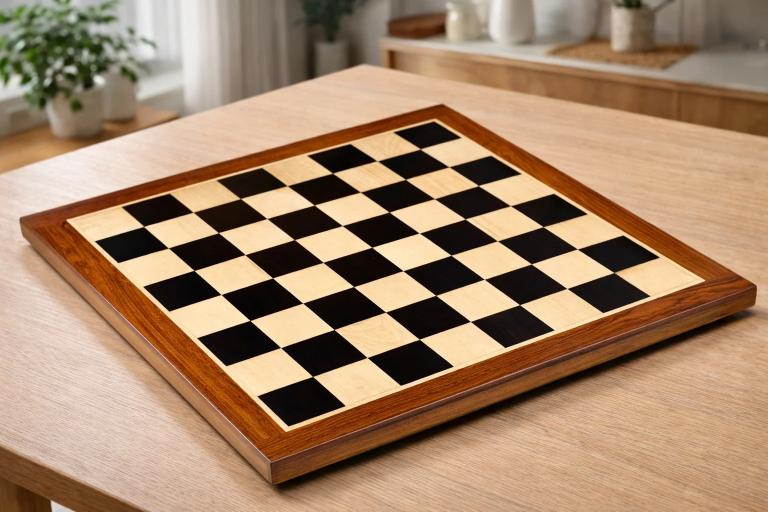
#> input picture chess_13.jpg, 1536 x 1024 px (shown at 1/2 size)
$ python cv15.py
#> lines starting #> are read from the running program, lines starting #| are printed output that depends on the picture; after the words box and inside, x2 and y2 are one past the last pixel; in counts of white or black regions, pixels touching at a corner belong together
import cv2
import numpy as np
img = cv2.imread('chess_13.jpg')
#> img is the input picture: shape (1024, 1536, 3); mean B, G, R 105.2, 132.9, 163.8
img = cv2.resize(img, None, fx=0.5, fy=0.5)
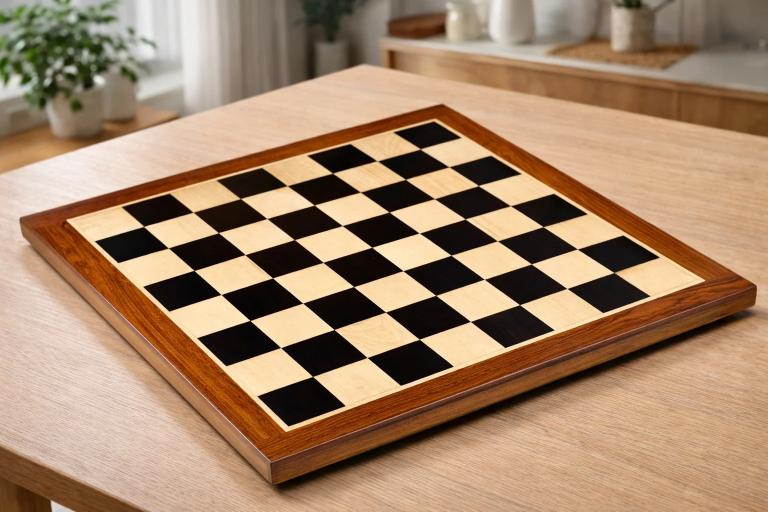
#> img: shape (512, 768, 3); mean B, G, R 105.3, 133, 163.9
gray = cv2.cvtColor(img, cv2.COLOR_BGR2GRAY)
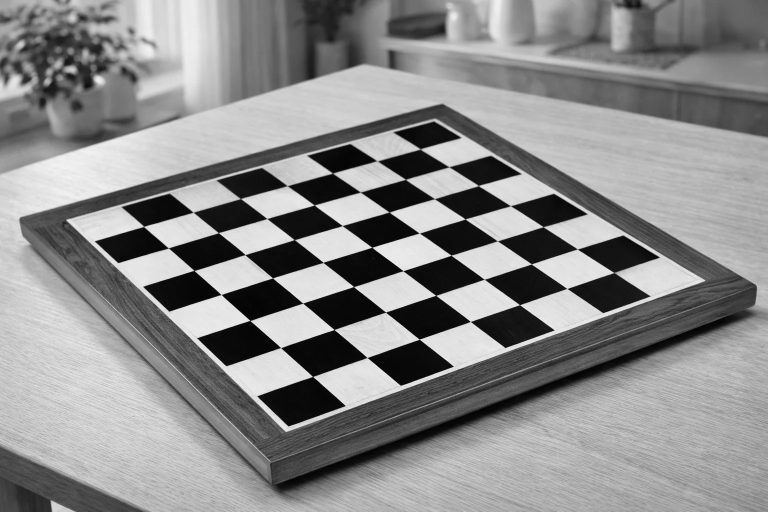
#> gray: shape (512, 768); min 3, max 243, mean 139.1
gray = np.float32(gray)
dst = cv2.cornerHarris(gray, 2, 3, 0.04)
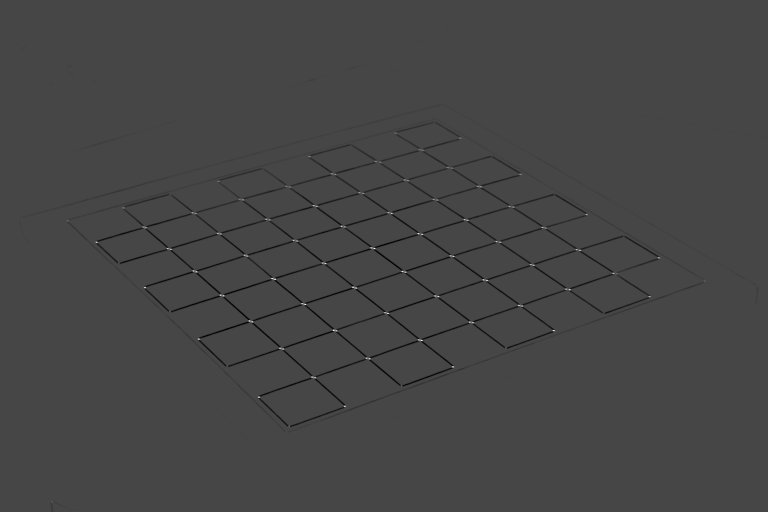
#> dst: shape (512, 768) float32; min -65372352, max 171445792, mean -805381.3; drawn with min black and max white
dst = cv2.dilate(dst, None)
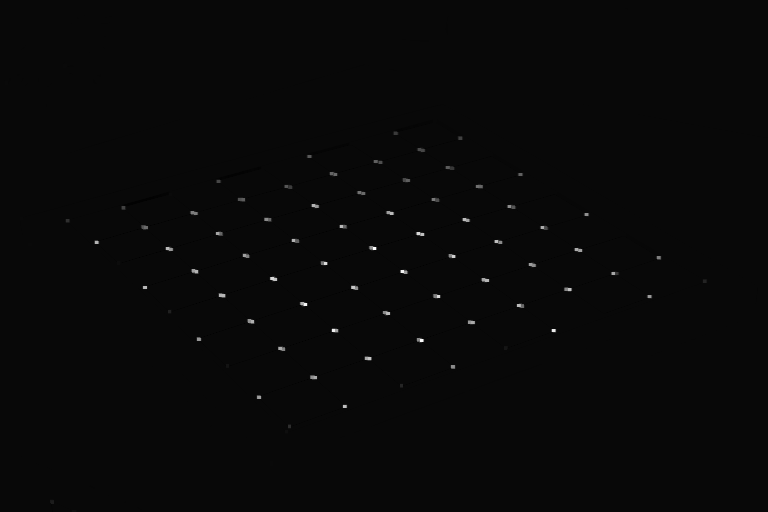
#> dst: shape (512, 768) float32; min -5647109.5, max 171445792, mean 323847.4; drawn with min black and max white
img[dst > 0.01 * dst.max()] = [0, 0, 255]
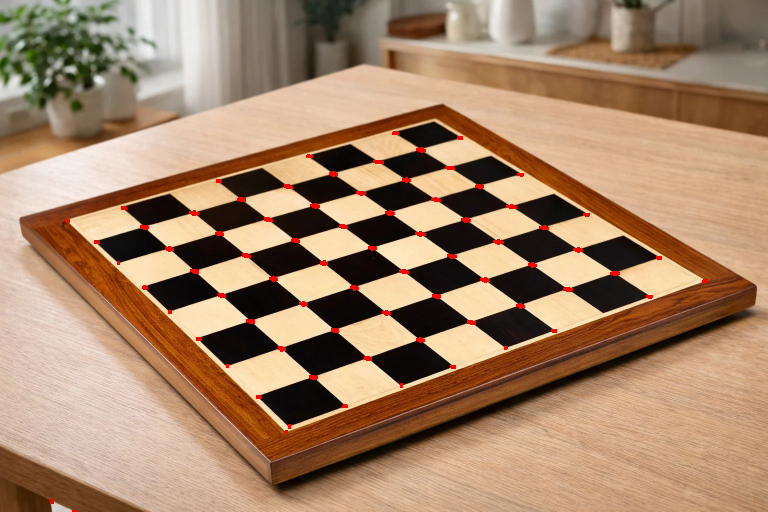
#> img: shape (512, 768, 3); 0.62% of pixels changed, all inside (x1, y1, x2, y2) = (50, 131, 707, 512)
cv2.imshow('Corners', img)
cv2.waitKey(0)
cv2.destroyAllWindows()
